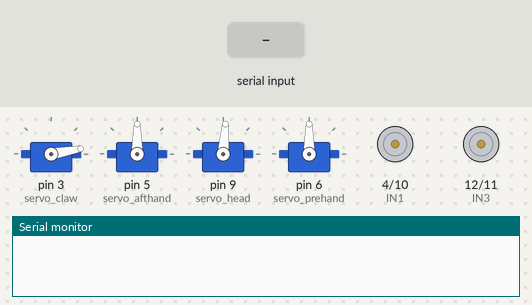
Recording of a sketch running on a simulated Arduino Uno, built with avr-gcc and run on an emulated ATmega328P. Parts: 4 × servo, motor-driver pin pairs drawn as motors (green arrow = first pin HIGH = forward, orange = second pin HIGH = backward, longer = more drive), the last lines printed to the serial monitor. Inputs (shaded band) come from the test bench.

Above: at 1.2 s.
1.3 s: "e" received over Serial
At 4.0 s:
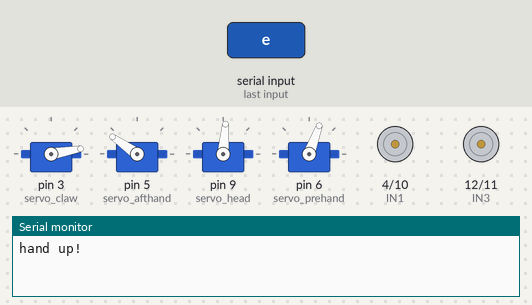
4.3 s: "a" received over Serial
At 5.1 s:
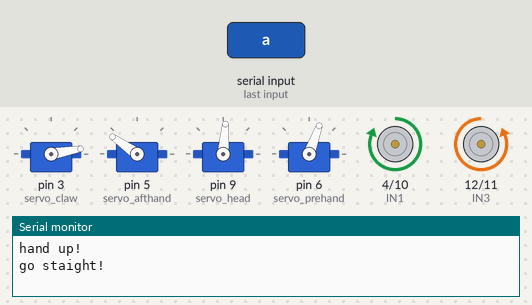
5.8 s: "f" received over Serial
At 8.5 s:
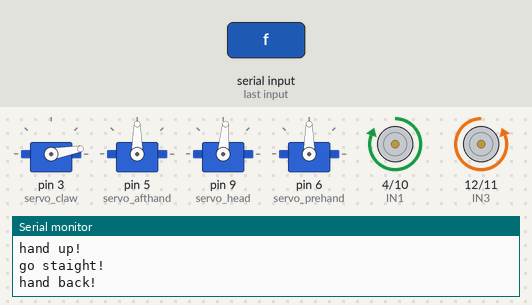
8.8 s: "i" received over Serial
At 10.9 s:
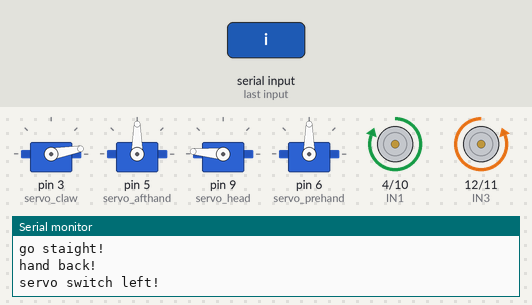
11.8 s: "b" received over Serial
At 13.0 s:
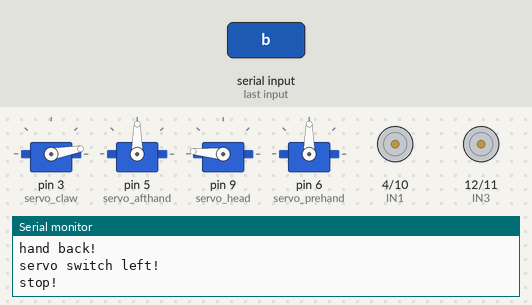
13.3 s: "c" received over Serial
At 14.4 s:
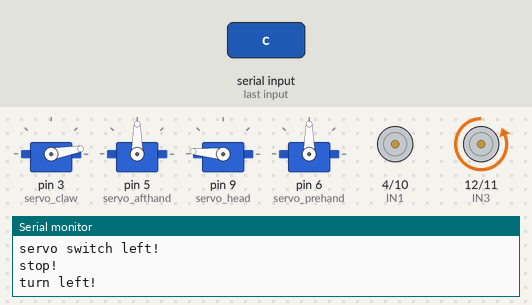
Timing chart, 0 to 15.8 s (numbered marks = the images above; inputs shaded):
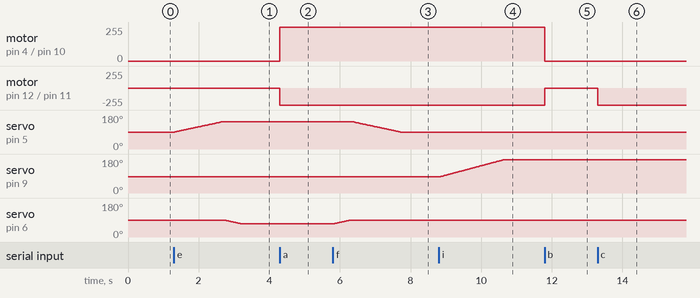

Measured:
- after the input at 1.3 s, servo on pin 5 (servo_afthand): moves from 90° to 145° over 1.4 s, starting at once; servo on pin 6 (servo_prehand): moves from 90° to 70° over 0.48 s, starting after 1.4 s
- after the input at 4.3 s, motor on pin 4 (IN1) / pin 10 (IN2): stopped → forward 255/255 at once; motor on pin 12 (IN3) / pin 11 (IN4): stopped → backward 255/255 at once
- after the input at 5.8 s, servo on pin 5 (servo_afthand): moves from 145° to 90° over 1.4 s, starting after 0.55 s; servo on pin 6 (servo_prehand): moves from 70° to 90° over 0.48 s, starting at once
- after the input at 8.8 s, servo on pin 9 (servo_head): moves from 85° to 175° over 1.8 s, starting at once
- after the input at 11.8 s, motor on pin 4 (IN1) / pin 10 (IN2): forward 255/255 → stopped at once; motor on pin 12 (IN3) / pin 11 (IN4): backward 255/255 → stopped at once
- after the input at 13.3 s, motor on pin 12 (IN3) / pin 11 (IN4): stopped → backward 255/255 at once

The sketch:

_01.ino
```cpp
#include <Servo.h>

#define IN1 4
#define IN2 10
#define IN3 12
#define IN4 11
Servo servo_afthand;
Servo servo_prehand;
Servo servo_head;
Servo servo_claw;
char x;
//电机初始化
void IniMotor()
{
  pinMode(IN1,OUTPUT);
  pinMode(IN2,OUTPUT);
  pinMode(IN3,OUTPUT);
  pinMode(IN4,OUTPUT);
  //pinMode(ENA,OUTPUT);
  //pinMode(ENB,OUTPUT);
}

//舵机初始化
void iniServo()
{
  servo_claw.attach(3);
  servo_afthand.attach(5);
  servo_head.attach(9);
  servo_prehand.attach(6);
  servo_afthand.write(90);
  servo_prehand.write(90);
  servo_head.write(85);
  servo_claw.write(10);

}
//直走
void goLine()
{
  digitalWrite(IN1,HIGH);
  digitalWrite(IN2,LOW);
  digitalWrite(IN3,LOW);
  digitalWrite(IN4,HIGH);
}

//右转
void turnRight()
{
  digitalWrite(IN1,HIGH);
  digitalWrite(IN2,LOW);
  delay(100);
}
//左转
void turnLeft()
{
  digitalWrite(IN3,LOW);
  digitalWrite(IN4,HIGH);
  delay(100);
}

//制动
void stopp()
{
  digitalWrite(IN1,LOW);
  digitalWrite(IN2,LOW);
  digitalWrite(IN3,LOW);
  digitalWrite(IN4,LOW);
  //analogWrite(ENA,rightSpeed);
  //analogWrite(ENB,leftSpeed);
}

//放下臂
void handup()
{
    int  i = servo_afthand.read();
    for(i;i<=145;i++)
    {
        servo_afthand.write(i);
        delay(25);
    }
    int j = servo_prehand.read();
    for(j;j>=70;j--)
    {
        servo_prehand.write(j);
        delay(25);
    }
 }

//收起臂
void handback()
{
   int j = servo_prehand.read();
   for(int j=70;j<=90;j++)
    {
        servo_prehand.write(j);
        delay(25);
    }
    int  i = servo_afthand.read();
    for(int i=145;i>=90;i--)
    {
        servo_afthand.write(i);
        delay(25);
    }
}

//打开爪
void clawopen()
{
   int k = servo_claw.read();
    for(k;k<=130;k++)
    {
        servo_claw.write(k);
        delay(30);
}
}

//关闭爪
void clawoff(){
    int k = servo_claw.read();
    for(k;k>=10;k--)
    {
      servo_claw.write(k);
      delay(30);
    }
}

//机械臂转向左90°
void switchleft()
{
    int p = servo_head.read();
    int q = p+90;
    if(q>180)
   {
    for(p;p<=180;p++)
   {
    servo_head.write(p);
    delay(20);
   }

   }
   if(q<=180)
    {
    for(p;p<=q;p++)
   {
    servo_head.write(p);
    delay(20);
   }
    }
}

//机械臂转向右90°
void switchright()
{
    int p = servo_head.read();
    int q = p-90;
    if(q<0)
   {
    for(p;p>=0;p--)
   {
    servo_head.write(p);
    delay(20);
   }

   }
   if(q>=0)
    {
    for(p;p>=q;p--)
   {
    servo_head.write(p);
    delay(20);
   }
    }
}


void setup() {
  IniMotor();
  iniServo();
  Serial.begin(9600);

}

void loop() {

 if(Serial.available())
 {
    x = Serial.read();
    switch(x)
    {
       //motor_control
       case'a':goLine();Serial.println("go staight!");break;
       case 'b':stopp();Serial.println("stop!");break;
       case 'c':turnLeft();Serial.println("turn left!");break;
       case 'd':turnRight();Serial.println("turn right!");break;
       //servo_control
       case 'e' :handup();Serial.println("hand up!");break;
       case 'f' :handback();Serial.println("hand back!");break;
       case 'g':clawopen();Serial.println("claw open!");break;
       case 'h':clawoff();Serial.println("claw off!");break;
       case 'i':switchleft();Serial.println("servo switch left!");break;
       case 'j': switchright();Serial.println("servo switch right");break;
    }
 }
}
```
